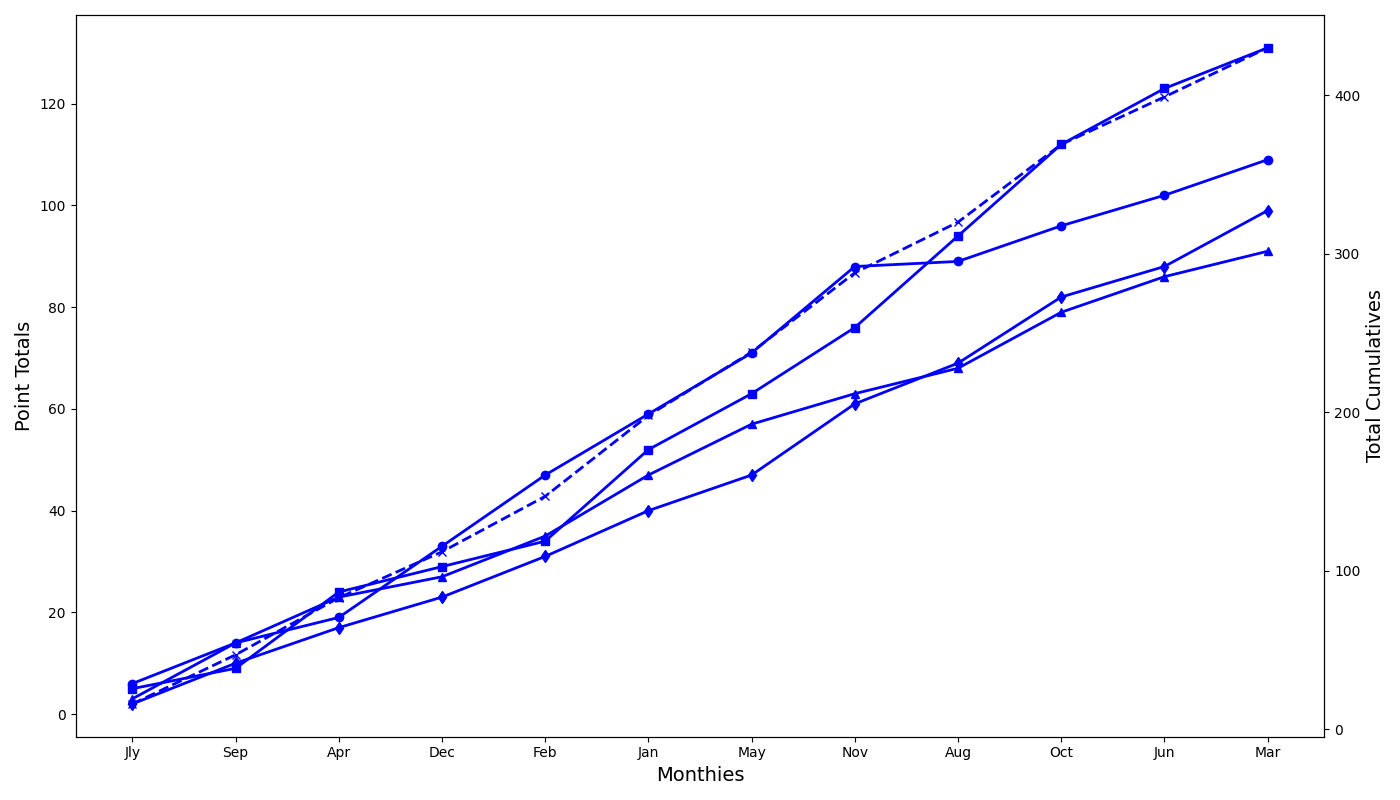

Source code (Python):
import matplotlib.pyplot as plt
import numpy as np

months = ['Jly', 'Sep', 'Apr', 'Dec', 'Feb', 'Jan', 'May', 'Nov', 'Aug', 'Oct', 'Jun', 'Mar']
regions = ['Eastria', 'Northlandia', 'Westreach', 'Sunnyford']

points_norland = np.array([6, 14, 19, 33, 47, 59, 71, 88, 89, 96, 102, 109])
points_sunford = np.array([5, 9, 24, 29, 34, 52, 63, 76, 94, 112, 123, 131])
points_eastoria = np.array([2, 10, 17, 23, 31, 40, 47, 61, 69, 82, 88, 99])
points_westreach = np.array([3, 14, 23, 27, 35, 47, 57, 63, 68, 79, 86, 91])

fig, ax1 = plt.subplots(figsize=(14, 8))
ax2 = ax1.twinx()

cumulative_points = points_norland + points_sunford + points_eastoria + points_westreach
ax2.plot(months, cumulative_points, color='blue', linestyle='--', marker='x', linewidth=2)

ax1.plot(months, points_norland, marker='o', linestyle='-', color='blue', linewidth=2)
ax1.plot(months, points_sunford, marker='s', linestyle='-', color='blue', linewidth=2)
ax1.plot(months, points_eastoria, marker='d', linestyle='-', color='blue', linewidth=2)
ax1.plot(months, points_westreach, marker='^', linestyle='-', color='blue', linewidth=2)

ax1.set_xlabel('Monthies', fontsize=14)
ax1.set_ylabel('Point Totals', fontsize=14)
ax2.set_ylabel('Total Cumulatives', fontsize=14)

plt.tight_layout()
plt.show()
